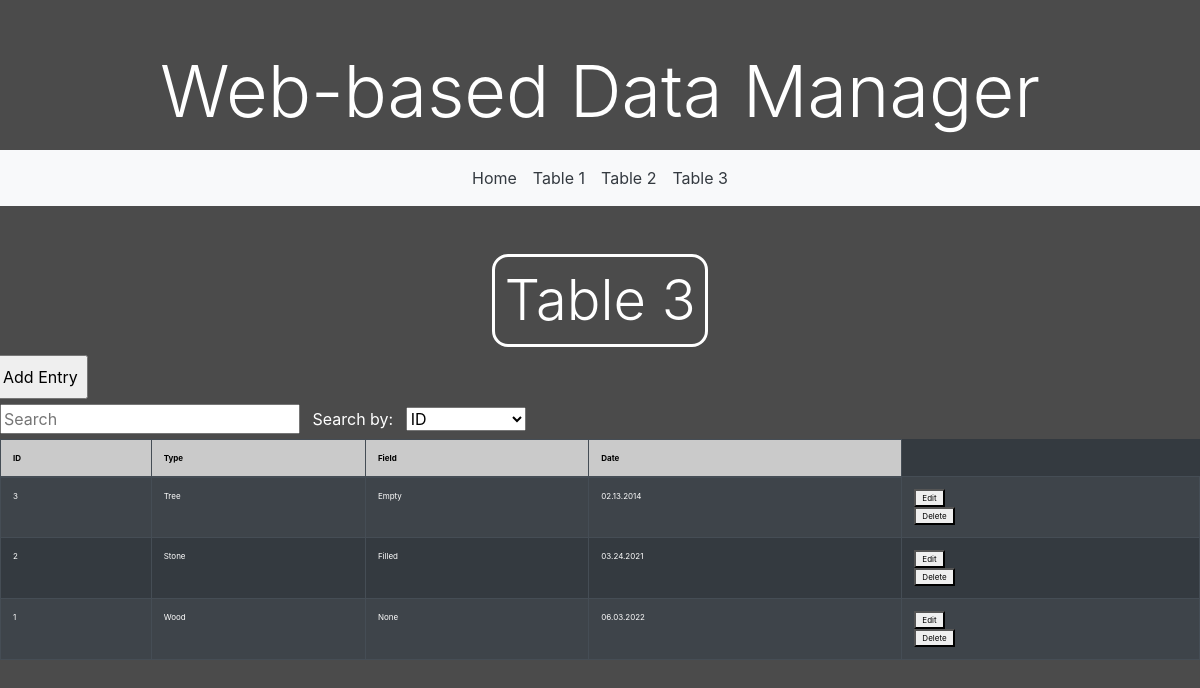
Screenshot of /tables/Table_3 with the database file from the repository.
### tables this page shows
CREATE TABLE "Table_3" (
	"ID"	INTEGER NOT NULL UNIQUE,
	"Type"	TEXT,
	"Field"	TEXT,
	"Date"	TEXT,
	PRIMARY KEY("ID" AUTOINCREMENT)
);

### DeviceApp/app.py (the view)
@app.route("/tables/<table>")
def show_page(table):
    items = helper.get_list(table)
    items.reverse()
    columns = helper.get_columns(table)
    tableName = table.replace("_",  " ")
    return render_template('tablePage.html', table=table, tableName=tableName, columns=columns, items=items)

### DeviceApp/app.py (called while the page is built)
@app.context_processor
def layoutVariables():
    try:
        pageNames = []
        dataTables = helper.get_tables()
        dataTables.remove("sqlite_sequence")
        for table in dataTables:
            table = table.replace("_", " ")
            table = table.title()
            pageNames.append(table)
        return dict(dataTables=dataTables, pageNames=pageNames)
    except Exception as e:
        print("Not loading variables: ", e)

### DeviceApp/helper.py (called while the page is built)
def get_tables():
    tables = []
    conn = sqlite3.connect(DB_PATH)
    c = conn.cursor()
    c.execute("SELECT name FROM sqlite_master WHERE type='table'")
    for table in c.fetchall():
        tables.append(table[0])
    tables.sort()
    return tables

def get_columns(table):
    try:
        columnNames = []
        sqlCommand = f"PRAGMA table_info({table})"
        conn = sqlite3.connect(DB_PATH)
        c = conn.cursor()
        c.execute(sqlCommand)
        for item in c.fetchall():
            columnNames.append(item[1])
        conn.close()
        return columnNames
    except Exception as e:
        print('Error: ', e)
        return None

def get_list(table):
    try:
        items = []
        sqlCommand = f"SELECT * FROM {table}"
        conn = sqlite3.connect(DB_PATH)
        c = conn.cursor()
        c.execute(sqlCommand)
        for item in c.fetchall():
            items.append(item)
        conn.close()
        return items
    except Exception as e:
        print("Error get_list: ", e)
        return None

### DeviceApp/templates/tablePage.html (shortened to what this page needs)
{% extends "layout.html" %}
{% block content %}
<div id="" class="col mt-5 tableNameDiv">
    <h1 id="" class=" row display-4 tableName">{{tableName}}</h2>
</div>
<div class="row">
    <form class="ml-2" action="/add" method="POST">
        <input class="p-2" type="submit" value="Add Entry">
    </form>
</div>
<div class="row">
    <span class="col">
        <input type="text" id="myInput" onkeyup="searchBox()" placeholder="Search" style="width: 25%;">
        <label class="m-2" style="color: white;">Search by: </label>
        <select id="filterSelect" class="" style="width: 10%;" onchange="searchBox()">
            {% for column in columns %}
            <option value="{{loop.index-1}}">{{column}}</option>
            {% endfor %}
        </select>
    </span>
</div>
<div id="tableDiv" class="table">
<table id="dataTable" class="table table-hover table-striped table-dark table-bordered">
    <thead>
        <tr id="tableHeader">
            {% for column in columns %}
            <th id="tableHeadRow" class="columns align-self-center" scope="col">{{column}}</th>
            {% endfor %}
        </tr>
    </thead>
    {% for item in items %}
    <tr id="{{item[0]}}" name="{{item[0]}}">
        {% for info in item %}
        <td>{{info}}</td>
        {% endfor %}
        <td>
            <div>
                <form action="/edit" method="POST">
                    <button name="{{table}}:{{item[0]}}">Edit</button>
                </form>
                <form action="/delete" method="POST">
                    <button name="{{table}}:{{item[0]}}">Delete</button>
                </form>
            </div>
        </td>
    </tr>
    {% endfor %}
</table>
</div>
{% endblock %}

### DeviceApp/static/css/index.css (style rules this page uses)
html, body { background-color: rgb(75, 75, 75); height: 100%; width: 100%; }
.columns { background-color: rgb(202, 202, 202); color: black; }
h1, h2 { color: white }
#tableDiv { width: 100%; }
th { position: sticky; top: 0; font-size: 8px; margin: 0; padding-left: 0.25rem; padding-right: 0.25rem; padding-top: 0.75rem; padding-bottom: 0.75rem; }
td { top: 0; font-size: 8px; margin: 0; padding-left: 1rem; padding-right: 1rem; padding-top: 0.5rem; padding-bottom: 0.5rem; }
.tableNameDiv { text-align: center; }
.tableName { color: white; display: inline-block; text-align: center; border: 0.2rem solid white; border-radius: 1rem; padding: 0.6rem; }

### rows the page displays
Table_3: item "3", Type "Tree", Field "Empty", Date "02.13.2014"
Table_3: item "2", Type "Stone", Field "Filled", Date "03.24.2021"
Table_3: item "1", Type "Wood", Field "None", Date "06.03.2022"

### other values shown
{{ pageNames[loop.index-1] }} "Table 1" "Table 2" "Table 3"
{{ tableName }} "Table 3"
{{ column }} "ID" "Type" "Field" "Date"
form field value "ID"
